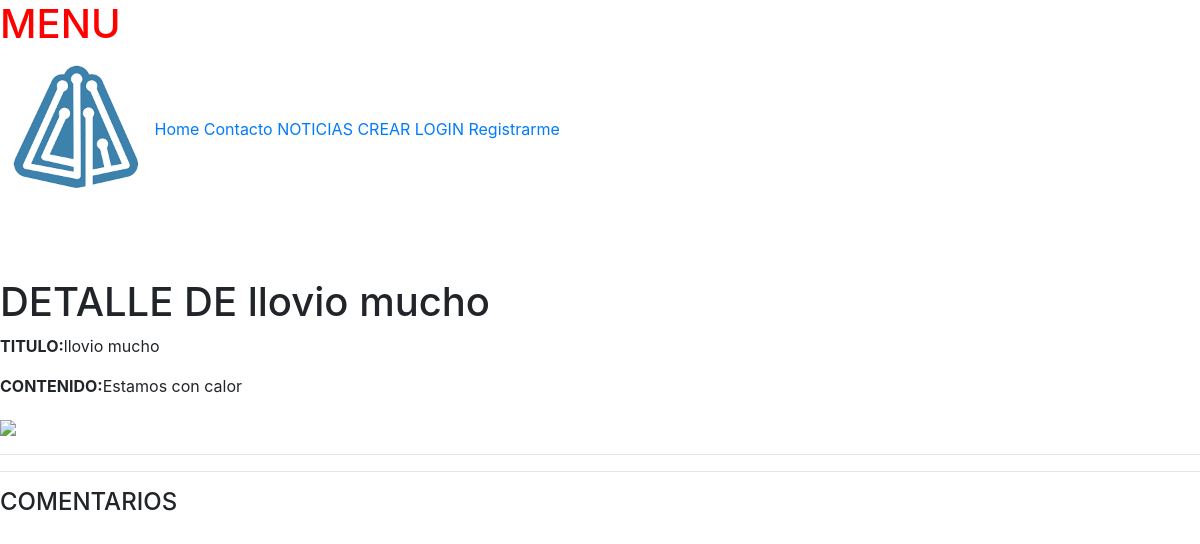
/noticias/Detalle/2, run on an earlier commit of the app's database.
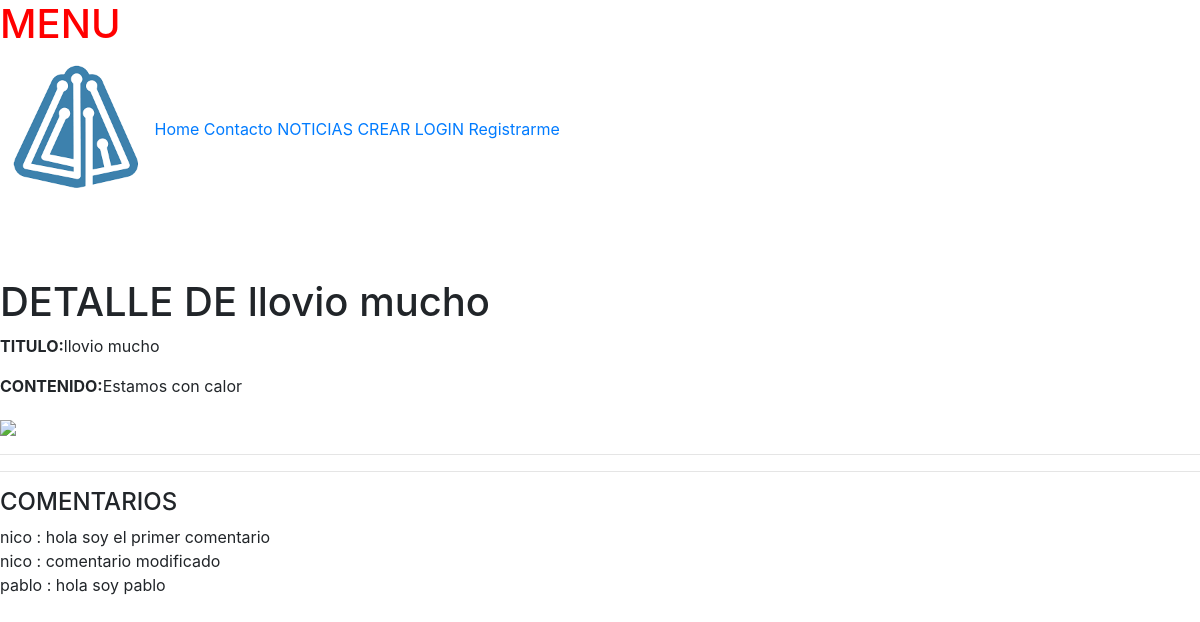
And on a later commit of the database.
### apps/comentarios/models.py (models this page shows, shortened)
class Comentario(models.Model):
	creado = models.DateTimeField(
		'creado',
		auto_now_add=True
	)
	modificado = models.DateTimeField(
		'modificado',
		auto_now=True
	)
	texto = models.TextField()
	usuario = models.ForeignKey(User, on_delete = models.CASCADE)
	noticia = models.ForeignKey(Noticia, on_delete = models.CASCADE)

### apps/noticias/views.py (the view)
# urls.py: path('Detalle/<int:pk>', views.Detalle_noticia, name ='detalle_noticia'),
def Detalle_noticia(request, pk):
	ctx = {}
	n = Noticia.objects.get(pk = pk)
	ctx['noticia'] = n
	com = Comentario.objects.filter(noticia = n)
	ctx['comentarios'] = com
	return render(request,'noticias/detalle_noticia.html', ctx)

### templates/noticias/detalle_noticia.html (shortened to what this page needs)
{% extends 'base.html' %}
{% block contenido %}
	<h1>DETALLE DE {{noticia.titulo}}</h1>
	<p><strong>TITULO:</strong>{{noticia.titulo}}</p>
	<p><strong>CONTENIDO:</strong>{{noticia.contenido}}</p>
	<p><img src="{{noticia.imagen.url}}" width="150px"></p>
	<hr><hr>
	<h4>COMENTARIOS</h4>
	{% for c in comentarios %}
		<div>
			{{c.usuario}} : {{c.texto}}
		</div>
	{% endfor %}
	<div style="height: 100px;"></div>
{% endblock contenido %}

What changed in the data, as far as the page shows it:
added Comentario: usuario "nico", texto "hola soy el primer comentario"
added Comentario: usuario "nico", texto "comentario modificado"
added Comentario: usuario "pablo", texto "hola soy pablo"
